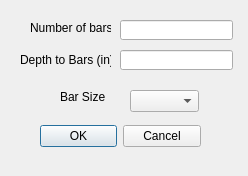
<?xml version="1.0" encoding="UTF-8"?>
<ui version="4.0">
 <class>RowAdd</class>
 <widget class="QDialog" name="RowAdd">
  <property name="geometry">
   <rect>
    <x>0</x>
    <y>0</y>
    <width>248</width>
    <height>176</height>
   </rect>
  </property>
  <property name="windowTitle">
   <string>Dialog</string>
  </property>
  <widget class="QDialogButtonBox" name="buttonBox">
   <property name="geometry">
    <rect>
     <x>40</x>
     <y>120</y>
     <width>161</width>
     <height>32</height>
    </rect>
   </property>
   <property name="orientation">
    <enum>Qt::Horizontal</enum>
   </property>
   <property name="standardButtons">
    <set>QDialogButtonBox::Cancel|QDialogButtonBox::Ok</set>
   </property>
  </widget>
  <widget class="QLabel" name="label">
   <property name="geometry">
    <rect>
     <x>30</x>
     <y>20</y>
     <width>81</width>
     <height>16</height>
    </rect>
   </property>
   <property name="text">
    <string>Number of bars:</string>
   </property>
  </widget>
  <widget class="QLineEdit" name="lineEdit">
   <property name="geometry">
    <rect>
     <x>120</x>
     <y>20</y>
     <width>113</width>
     <height>20</height>
    </rect>
   </property>
  </widget>
  <widget class="QLabel" name="label_2">
   <property name="geometry">
    <rect>
     <x>20</x>
     <y>50</y>
     <width>91</width>
     <height>21</height>
    </rect>
   </property>
   <property name="text">
    <string>&lt;html&gt;&lt;head/&gt;&lt;body&gt;&lt;p&gt;Depth to Bars (in):&lt;/p&gt;&lt;/body&gt;&lt;/html&gt;</string>
   </property>
  </widget>
  <widget class="QComboBox" name="comboBox">
   <property name="geometry">
    <rect>
     <x>130</x>
     <y>90</y>
     <width>69</width>
     <height>22</height>
    </rect>
   </property>
  </widget>
  <widget class="QLineEdit" name="lineEdit_2">
   <property name="geometry">
    <rect>
     <x>120</x>
     <y>50</y>
     <width>113</width>
     <height>20</height>
    </rect>
   </property>
  </widget>
  <widget class="QLabel" name="label_3">
   <property name="geometry">
    <rect>
     <x>60</x>
     <y>90</y>
     <width>46</width>
     <height>13</height>
    </rect>
   </property>
   <property name="text">
    <string>Bar Size:</string>
   </property>
  </widget>
 </widget>
 <resources/>
 <connections>
  <connection>
   <sender>buttonBox</sender>
   <signal>accepted()</signal>
   <receiver>RowAdd</receiver>
   <slot>accept()</slot>
   <hints>
    <hint type="sourcelabel">
     <x>248</x>
     <y>254</y>
    </hint>
    <hint type="destinationlabel">
     <x>157</x>
     <y>274</y>
    </hint>
   </hints>
  </connection>
  <connection>
   <sender>buttonBox</sender>
   <signal>rejected()</signal>
   <receiver>RowAdd</receiver>
   <slot>reject()</slot>
   <hints>
    <hint type="sourcelabel">
     <x>316</x>
     <y>260</y>
    </hint>
    <hint type="destinationlabel">
     <x>286</x>
     <y>274</y>
    </hint>
   </hints>
  </connection>
 </connections>
</ui>
